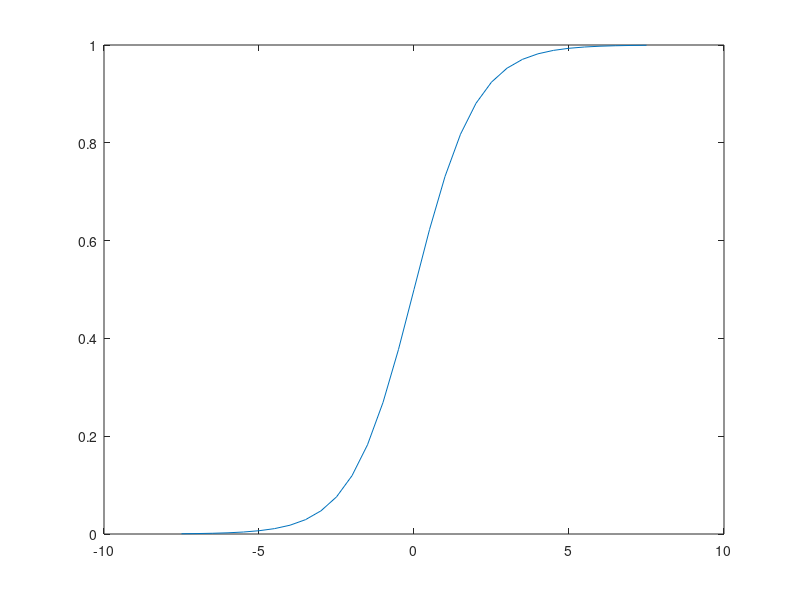

Recreate this plot in MATLAB.
function [ h ] = plotLogisticFunction()
%PLOTLOGISTICFUNCTION Plot the logistic function or the sigmoid function
%   Choose a random dataset for z and plot it
%   In the logistic regrestion problem z is actually h(x)

z = (-7.5:0.5:7.5);
h = ones(1, length(z)) ./ (ones(1, length(z)) + exp(-z));
plot(z, h);

end

